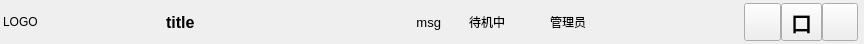
<?xml version="1.0" encoding="UTF-8"?>
<ui version="4.0">
 <class>TitleForm</class>
 <widget class="QWidget" name="TitleForm">
  <property name="geometry">
   <rect>
    <x>0</x>
    <y>0</y>
    <width>864</width>
    <height>44</height>
   </rect>
  </property>
  <property name="windowTitle">
   <string>Form</string>
  </property>
  <layout class="QGridLayout" name="gridLayout">
   <property name="leftMargin">
    <number>3</number>
   </property>
   <property name="topMargin">
    <number>3</number>
   </property>
   <property name="rightMargin">
    <number>3</number>
   </property>
   <property name="bottomMargin">
    <number>3</number>
   </property>
   <item row="0" column="0">
    <layout class="QHBoxLayout" name="horizontalLayout_2">
     <property name="spacing">
      <number>3</number>
     </property>
     <item>
      <widget class="QLabel" name="label_logo">
       <property name="sizePolicy">
        <sizepolicy hsizetype="Fixed" vsizetype="Preferred">
         <horstretch>0</horstretch>
         <verstretch>0</verstretch>
        </sizepolicy>
       </property>
       <property name="minimumSize">
        <size>
         <width>160</width>
         <height>36</height>
        </size>
       </property>
       <property name="maximumSize">
        <size>
         <width>170</width>
         <height>50</height>
        </size>
       </property>
       <property name="styleSheet">
        <string notr="true"/>
       </property>
       <property name="text">
        <string>LOGO</string>
       </property>
      </widget>
     </item>
     <item>
      <widget class="QLabel" name="label_title">
       <property name="sizePolicy">
        <sizepolicy hsizetype="Fixed" vsizetype="Preferred">
         <horstretch>0</horstretch>
         <verstretch>0</verstretch>
        </sizepolicy>
       </property>
       <property name="minimumSize">
        <size>
         <width>170</width>
         <height>36</height>
        </size>
       </property>
       <property name="maximumSize">
        <size>
         <width>250</width>
         <height>50</height>
        </size>
       </property>
       <property name="font">
        <font>
         <pointsize>12</pointsize>
         <weight>75</weight>
         <bold>true</bold>
        </font>
       </property>
       <property name="text">
        <string>title</string>
       </property>
      </widget>
     </item>
    </layout>
   </item>
   <item row="0" column="2">
    <widget class="QLabel" name="label_msg">
     <property name="sizePolicy">
      <sizepolicy hsizetype="Expanding" vsizetype="Expanding">
       <horstretch>0</horstretch>
       <verstretch>0</verstretch>
      </sizepolicy>
     </property>
     <property name="minimumSize">
      <size>
       <width>34</width>
       <height>36</height>
      </size>
     </property>
     <property name="maximumSize">
      <size>
       <width>16777215</width>
       <height>50</height>
      </size>
     </property>
     <property name="font">
      <font>
       <pointsize>10</pointsize>
      </font>
     </property>
     <property name="toolTip">
      <string>消息</string>
     </property>
     <property name="text">
      <string>msg</string>
     </property>
     <property name="alignment">
      <set>Qt::AlignRight|Qt::AlignTrailing|Qt::AlignVCenter</set>
     </property>
    </widget>
   </item>
   <item row="0" column="3">
    <widget class="QToolButton" name="toolButton_state">
     <property name="sizePolicy">
      <sizepolicy hsizetype="Fixed" vsizetype="Fixed">
       <horstretch>0</horstretch>
       <verstretch>0</verstretch>
      </sizepolicy>
     </property>
     <property name="minimumSize">
      <size>
       <width>80</width>
       <height>36</height>
      </size>
     </property>
     <property name="maximumSize">
      <size>
       <width>130</width>
       <height>50</height>
      </size>
     </property>
     <property name="toolTip">
      <string>状态</string>
     </property>
     <property name="layoutDirection">
      <enum>Qt::LeftToRight</enum>
     </property>
     <property name="text">
      <string>待机中</string>
     </property>
     <property name="icon">
      <iconset resource="../Resources/resources.qrc">
       <normaloff>:/image/warn.png</normaloff>:/image/warn.png</iconset>
     </property>
     <property name="iconSize">
      <size>
       <width>26</width>
       <height>26</height>
      </size>
     </property>
     <property name="popupMode">
      <enum>QToolButton::DelayedPopup</enum>
     </property>
     <property name="toolButtonStyle">
      <enum>Qt::ToolButtonTextBesideIcon</enum>
     </property>
     <property name="autoRaise">
      <bool>true</bool>
     </property>
     <property name="arrowType">
      <enum>Qt::NoArrow</enum>
     </property>
    </widget>
   </item>
   <item row="0" column="4">
    <layout class="QHBoxLayout" name="horizontalLayout">
     <property name="spacing">
      <number>3</number>
     </property>
     <item>
      <widget class="QToolButton" name="toolButton_usr">
       <property name="sizePolicy">
        <sizepolicy hsizetype="Fixed" vsizetype="Fixed">
         <horstretch>0</horstretch>
         <verstretch>0</verstretch>
        </sizepolicy>
       </property>
       <property name="minimumSize">
        <size>
         <width>70</width>
         <height>36</height>
        </size>
       </property>
       <property name="maximumSize">
        <size>
         <width>100</width>
         <height>50</height>
        </size>
       </property>
       <property name="toolTip">
        <string>用户</string>
       </property>
       <property name="text">
        <string>管理员</string>
       </property>
       <property name="icon">
        <iconset resource="../Resources/resources.qrc">
         <normaloff>:/image/usr4.png</normaloff>:/image/usr4.png</iconset>
       </property>
       <property name="iconSize">
        <size>
         <width>28</width>
         <height>28</height>
        </size>
       </property>
       <property name="popupMode">
        <enum>QToolButton::DelayedPopup</enum>
       </property>
       <property name="toolButtonStyle">
        <enum>Qt::ToolButtonTextBesideIcon</enum>
       </property>
       <property name="autoRaise">
        <bool>true</bool>
       </property>
      </widget>
     </item>
     <item>
      <widget class="QToolButton" name="toolButton_log">
       <property name="minimumSize">
        <size>
         <width>42</width>
         <height>36</height>
        </size>
       </property>
       <property name="maximumSize">
        <size>
         <width>50</width>
         <height>50</height>
        </size>
       </property>
       <property name="toolTip">
        <string>日志</string>
       </property>
       <property name="text">
        <string/>
       </property>
       <property name="icon">
        <iconset resource="../Resources/resources.qrc">
         <normaloff>:/image/log2.png</normaloff>:/image/log2.png</iconset>
       </property>
       <property name="iconSize">
        <size>
         <width>30</width>
         <height>30</height>
        </size>
       </property>
       <property name="toolButtonStyle">
        <enum>Qt::ToolButtonIconOnly</enum>
       </property>
       <property name="autoRaise">
        <bool>true</bool>
       </property>
      </widget>
     </item>
     <item>
      <widget class="QToolButton" name="toolButton_set">
       <property name="minimumSize">
        <size>
         <width>42</width>
         <height>36</height>
        </size>
       </property>
       <property name="maximumSize">
        <size>
         <width>50</width>
         <height>50</height>
        </size>
       </property>
       <property name="toolTip">
        <string>设置</string>
       </property>
       <property name="whatsThis">
        <string/>
       </property>
       <property name="text">
        <string/>
       </property>
       <property name="icon">
        <iconset resource="../Resources/resources.qrc">
         <normaloff>:/image/settings.png</normaloff>:/image/settings.png</iconset>
       </property>
       <property name="iconSize">
        <size>
         <width>26</width>
         <height>26</height>
        </size>
       </property>
       <property name="toolButtonStyle">
        <enum>Qt::ToolButtonIconOnly</enum>
       </property>
       <property name="autoRaise">
        <bool>true</bool>
       </property>
      </widget>
     </item>
     <item>
      <widget class="QToolButton" name="toolButton_help">
       <property name="sizePolicy">
        <sizepolicy hsizetype="Fixed" vsizetype="Fixed">
         <horstretch>0</horstretch>
         <verstretch>0</verstretch>
        </sizepolicy>
       </property>
       <property name="minimumSize">
        <size>
         <width>42</width>
         <height>36</height>
        </size>
       </property>
       <property name="maximumSize">
        <size>
         <width>50</width>
         <height>50</height>
        </size>
       </property>
       <property name="toolTip">
        <string>帮助</string>
       </property>
       <property name="text">
        <string/>
       </property>
       <property name="icon">
        <iconset resource="../Resources/resources.qrc">
         <normaloff>:/image/help.png</normaloff>:/image/help.png</iconset>
       </property>
       <property name="iconSize">
        <size>
         <width>26</width>
         <height>26</height>
        </size>
       </property>
       <property name="toolButtonStyle">
        <enum>Qt::ToolButtonIconOnly</enum>
       </property>
       <property name="autoRaise">
        <bool>true</bool>
       </property>
      </widget>
     </item>
     <item>
      <widget class="QWidget" name="widget_systemButton" native="true">
       <property name="minimumSize">
        <size>
         <width>120</width>
         <height>0</height>
        </size>
       </property>
       <property name="maximumSize">
        <size>
         <width>200</width>
         <height>16777215</height>
        </size>
       </property>
       <layout class="QGridLayout" name="gridLayout_2">
        <property name="leftMargin">
         <number>3</number>
        </property>
        <property name="topMargin">
         <number>0</number>
        </property>
        <property name="rightMargin">
         <number>3</number>
        </property>
        <property name="bottomMargin">
         <number>0</number>
        </property>
        <property name="spacing">
         <number>0</number>
        </property>
        <item row="0" column="2">
         <widget class="QToolButton" name="toolButton_close">
          <property name="sizePolicy">
           <sizepolicy hsizetype="Preferred" vsizetype="Preferred">
            <horstretch>0</horstretch>
            <verstretch>0</verstretch>
           </sizepolicy>
          </property>
          <property name="minimumSize">
           <size>
            <width>36</width>
            <height>36</height>
           </size>
          </property>
          <property name="maximumSize">
           <size>
            <width>50</width>
            <height>50</height>
           </size>
          </property>
          <property name="font">
           <font>
            <pointsize>16</pointsize>
            <weight>75</weight>
            <bold>true</bold>
           </font>
          </property>
          <property name="text">
           <string/>
          </property>
          <property name="icon">
           <iconset resource="../Resources/resources.qrc">
            <normaloff>:/image/close2.png</normaloff>:/image/close2.png</iconset>
          </property>
          <property name="iconSize">
           <size>
            <width>24</width>
            <height>24</height>
           </size>
          </property>
         </widget>
        </item>
        <item row="0" column="0">
         <widget class="QToolButton" name="toolButton_min">
          <property name="sizePolicy">
           <sizepolicy hsizetype="Preferred" vsizetype="Preferred">
            <horstretch>0</horstretch>
            <verstretch>0</verstretch>
           </sizepolicy>
          </property>
          <property name="minimumSize">
           <size>
            <width>36</width>
            <height>36</height>
           </size>
          </property>
          <property name="maximumSize">
           <size>
            <width>50</width>
            <height>50</height>
           </size>
          </property>
          <property name="font">
           <font>
            <pointsize>16</pointsize>
            <weight>75</weight>
            <bold>true</bold>
           </font>
          </property>
          <property name="text">
           <string/>
          </property>
          <property name="icon">
           <iconset resource="../Resources/resources.qrc">
            <normaloff>:/image/min2.png</normaloff>:/image/min2.png</iconset>
          </property>
          <property name="iconSize">
           <size>
            <width>24</width>
            <height>24</height>
           </size>
          </property>
         </widget>
        </item>
        <item row="0" column="1">
         <widget class="QToolButton" name="toolButton_max">
          <property name="sizePolicy">
           <sizepolicy hsizetype="Preferred" vsizetype="Preferred">
            <horstretch>0</horstretch>
            <verstretch>0</verstretch>
           </sizepolicy>
          </property>
          <property name="minimumSize">
           <size>
            <width>36</width>
            <height>36</height>
           </size>
          </property>
          <property name="maximumSize">
           <size>
            <width>50</width>
            <height>50</height>
           </size>
          </property>
          <property name="font">
           <font>
            <pointsize>16</pointsize>
            <weight>75</weight>
            <bold>true</bold>
           </font>
          </property>
          <property name="text">
           <string>口</string>
          </property>
          <property name="icon">
           <iconset resource="../Resources/resources.qrc">
            <normaloff>:/image/max.png</normaloff>:/image/max.png</iconset>
          </property>
          <property name="iconSize">
           <size>
            <width>24</width>
            <height>24</height>
           </size>
          </property>
         </widget>
        </item>
       </layout>
      </widget>
     </item>
    </layout>
   </item>
   <item row="0" column="1">
    <widget class="QLabel" name="label">
     <property name="sizePolicy">
      <sizepolicy hsizetype="Preferred" vsizetype="Preferred">
       <horstretch>0</horstretch>
       <verstretch>0</verstretch>
      </sizepolicy>
     </property>
     <property name="minimumSize">
      <size>
       <width>5</width>
       <height>0</height>
      </size>
     </property>
     <property name="maximumSize">
      <size>
       <width>10</width>
       <height>16777215</height>
      </size>
     </property>
     <property name="text">
      <string/>
     </property>
    </widget>
   </item>
  </layout>
 </widget>
 <resources>
  <include location="../Resources/resources.qrc"/>
 </resources>
 <connections/>
</ui>
